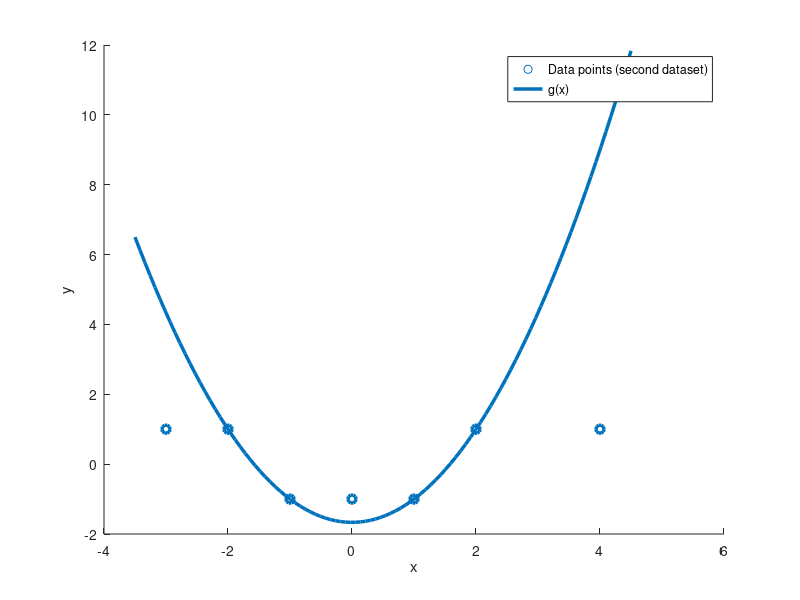

Write MATLAB code to recreate this figure.
clear;
close all;
clc;

%% task t4 
x = linspace(-3.5, 4.5);
y = (2/3)*x.^2 - (5/3); % g(x)

x2 = [-3 -2 -1 0 1 2 4];
y2 = [1 1 -1 -1 -1 1 1];

figure()
scatter(x2,y2,'LineWidth',2.5)
hold on
plot(x,y,'LineWidth',2.5);
hold off
legend("Data points (second dataset)", "g(x)")
xlabel("x")
ylabel("y")